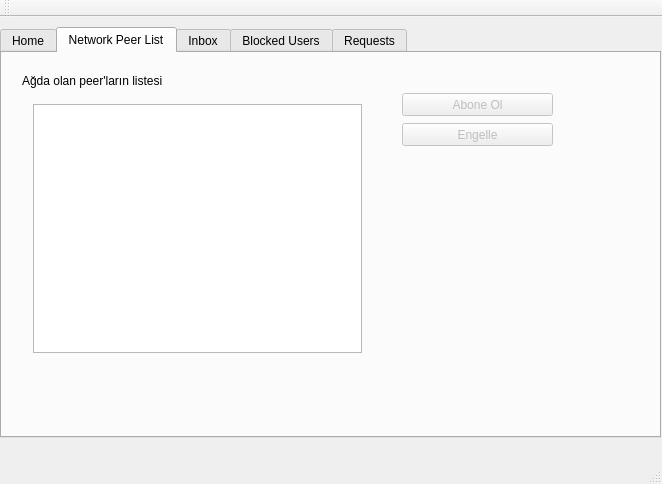
<?xml version="1.0" encoding="UTF-8"?>
<ui version="4.0">
 <class>MainWindow</class>
 <widget class="QMainWindow" name="MainWindow">
  <property name="geometry">
   <rect>
    <x>0</x>
    <y>0</y>
    <width>662</width>
    <height>484</height>
   </rect>
  </property>
  <property name="windowTitle">
   <string>MainWindow</string>
  </property>
  <widget class="QWidget" name="centralWidget">
   <widget class="QTabWidget" name="tabWidget_2">
    <property name="geometry">
     <rect>
      <x>0</x>
      <y>10</y>
      <width>661</width>
      <height>411</height>
     </rect>
    </property>
    <property name="currentIndex">
     <number>1</number>
    </property>
    <widget class="QWidget" name="home">
     <attribute name="title">
      <string>Home</string>
     </attribute>
     <widget class="QLabel" name="label_7">
      <property name="geometry">
       <rect>
        <x>460</x>
        <y>20</y>
        <width>121</width>
        <height>16</height>
       </rect>
      </property>
      <property name="text">
       <string>Aktif Kullanıcılar</string>
      </property>
     </widget>
     <widget class="QLabel" name="label_6">
      <property name="geometry">
       <rect>
        <x>20</x>
        <y>20</y>
        <width>47</width>
        <height>13</height>
       </rect>
      </property>
      <property name="text">
       <string>Yayınlar</string>
      </property>
     </widget>
     <widget class="QPlainTextEdit" name="et_publish_blog">
      <property name="geometry">
       <rect>
        <x>20</x>
        <y>310</y>
        <width>341</width>
        <height>61</height>
       </rect>
      </property>
     </widget>
     <widget class="QPushButton" name="btn_publish_blog">
      <property name="geometry">
       <rect>
        <x>370</x>
        <y>310</y>
        <width>71</width>
        <height>31</height>
       </rect>
      </property>
      <property name="text">
       <string>Yayınla</string>
      </property>
     </widget>
     <widget class="QWidget" name="horizontalLayoutWidget_4">
      <property name="geometry">
       <rect>
        <x>460</x>
        <y>40</y>
        <width>161</width>
        <height>261</height>
       </rect>
      </property>
      <layout class="QHBoxLayout" name="horizontalLayout_5">
       <item>
        <widget class="QListView" name="lw_active_peers">
         <property name="enabled">
          <bool>true</bool>
         </property>
        </widget>
       </item>
      </layout>
     </widget>
     <widget class="QWidget" name="horizontalLayoutWidget_5">
      <property name="geometry">
       <rect>
        <x>20</x>
        <y>40</y>
        <width>421</width>
        <height>261</height>
       </rect>
      </property>
      <layout class="QHBoxLayout" name="horizontalLayout_6">
       <item>
        <widget class="QListView" name="lw_blogs"/>
       </item>
      </layout>
     </widget>
     <widget class="QPushButton" name="btn_get_my_blog">
      <property name="geometry">
       <rect>
        <x>300</x>
        <y>10</y>
        <width>141</width>
        <height>31</height>
       </rect>
      </property>
      <property name="text">
       <string>Kendi Yayınlarım</string>
      </property>
     </widget>
    </widget>
    <widget class="QWidget" name="peerlist">
     <attribute name="title">
      <string>Network Peer List</string>
     </attribute>
     <widget class="QLabel" name="label_8">
      <property name="geometry">
       <rect>
        <x>20</x>
        <y>20</y>
        <width>171</width>
        <height>16</height>
       </rect>
      </property>
      <property name="text">
       <string>Ağda olan peer'ların listesi</string>
      </property>
     </widget>
     <widget class="QPushButton" name="btn_subscribe_user">
      <property name="enabled">
       <bool>false</bool>
      </property>
      <property name="geometry">
       <rect>
        <x>400</x>
        <y>40</y>
        <width>151</width>
        <height>23</height>
       </rect>
      </property>
      <property name="text">
       <string>Abone Ol</string>
      </property>
     </widget>
     <widget class="QPushButton" name="btn_block_user">
      <property name="enabled">
       <bool>false</bool>
      </property>
      <property name="geometry">
       <rect>
        <x>400</x>
        <y>70</y>
        <width>151</width>
        <height>23</height>
       </rect>
      </property>
      <property name="text">
       <string>Engelle</string>
      </property>
     </widget>
     <widget class="QWidget" name="horizontalLayoutWidget_6">
      <property name="geometry">
       <rect>
        <x>20</x>
        <y>40</y>
        <width>351</width>
        <height>271</height>
       </rect>
      </property>
      <layout class="QHBoxLayout" name="horizontalLayout_7">
       <item>
        <widget class="QListView" name="lw_peer_list"/>
       </item>
      </layout>
     </widget>
    </widget>
    <widget class="QWidget" name="inbox">
     <attribute name="title">
      <string>Inbox</string>
     </attribute>
     <widget class="QComboBox" name="comboBox_2">
      <property name="geometry">
       <rect>
        <x>360</x>
        <y>230</y>
        <width>251</width>
        <height>22</height>
       </rect>
      </property>
     </widget>
     <widget class="QLabel" name="label_11">
      <property name="geometry">
       <rect>
        <x>20</x>
        <y>20</y>
        <width>101</width>
        <height>16</height>
       </rect>
      </property>
      <property name="text">
       <string>Gelen Kutusu</string>
      </property>
     </widget>
     <widget class="QLabel" name="label_10">
      <property name="geometry">
       <rect>
        <x>360</x>
        <y>20</y>
        <width>47</width>
        <height>13</height>
       </rect>
      </property>
      <property name="text">
       <string>Mesaj</string>
      </property>
     </widget>
     <widget class="QLabel" name="label_9">
      <property name="geometry">
       <rect>
        <x>360</x>
        <y>210</y>
        <width>47</width>
        <height>13</height>
       </rect>
      </property>
      <property name="text">
       <string>Kime</string>
      </property>
     </widget>
     <widget class="QPushButton" name="pushButton_4">
      <property name="geometry">
       <rect>
        <x>540</x>
        <y>260</y>
        <width>75</width>
        <height>23</height>
       </rect>
      </property>
      <property name="text">
       <string>Yolla</string>
      </property>
     </widget>
     <widget class="QWidget" name="horizontalLayoutWidget_7">
      <property name="geometry">
       <rect>
        <x>20</x>
        <y>40</y>
        <width>331</width>
        <height>261</height>
       </rect>
      </property>
      <layout class="QHBoxLayout" name="horizontalLayout_8">
       <item>
        <widget class="QListWidget" name="listWidget_4"/>
       </item>
       <item>
        <widget class="QScrollBar" name="verticalScrollBar_7">
         <property name="orientation">
          <enum>Qt::Vertical</enum>
         </property>
        </widget>
       </item>
      </layout>
     </widget>
     <widget class="QWidget" name="horizontalLayoutWidget_8">
      <property name="geometry">
       <rect>
        <x>360</x>
        <y>40</y>
        <width>251</width>
        <height>161</height>
       </rect>
      </property>
      <layout class="QHBoxLayout" name="horizontalLayout_9">
       <item>
        <widget class="QPlainTextEdit" name="plainTextEdit_4"/>
       </item>
      </layout>
     </widget>
    </widget>
    <widget class="QWidget" name="blockusr">
     <attribute name="title">
      <string>Blocked Users</string>
     </attribute>
     <widget class="QWidget" name="horizontalLayoutWidget_9">
      <property name="geometry">
       <rect>
        <x>30</x>
        <y>50</y>
        <width>591</width>
        <height>141</height>
       </rect>
      </property>
      <layout class="QHBoxLayout" name="horizontalLayout_10">
       <item>
        <widget class="QListWidget" name="listWidget_5"/>
       </item>
       <item>
        <widget class="QScrollBar" name="verticalScrollBar_8">
         <property name="orientation">
          <enum>Qt::Vertical</enum>
         </property>
        </widget>
       </item>
      </layout>
     </widget>
     <widget class="QLabel" name="label_12">
      <property name="geometry">
       <rect>
        <x>30</x>
        <y>20</y>
        <width>121</width>
        <height>16</height>
       </rect>
      </property>
      <property name="text">
       <string>Engellenmiş Peer Listesi</string>
      </property>
     </widget>
     <widget class="QPushButton" name="pushButton_6">
      <property name="geometry">
       <rect>
        <x>30</x>
        <y>240</y>
        <width>75</width>
        <height>23</height>
       </rect>
      </property>
      <property name="text">
       <string>Engelli Kaldır</string>
      </property>
     </widget>
     <widget class="QComboBox" name="comboBox_3">
      <property name="geometry">
       <rect>
        <x>30</x>
        <y>210</y>
        <width>341</width>
        <height>22</height>
       </rect>
      </property>
     </widget>
    </widget>
    <widget class="QWidget" name="tab_8">
     <attribute name="title">
      <string>Requests</string>
     </attribute>
     <widget class="QWidget" name="horizontalLayoutWidget">
      <property name="geometry">
       <rect>
        <x>90</x>
        <y>60</y>
        <width>160</width>
        <height>80</height>
       </rect>
      </property>
      <layout class="QHBoxLayout" name="horizontalLayout">
       <item>
        <widget class="QListWidget" name="listWidget"/>
       </item>
      </layout>
     </widget>
     <widget class="QPushButton" name="pushButton_2">
      <property name="geometry">
       <rect>
        <x>200</x>
        <y>350</y>
        <width>75</width>
        <height>23</height>
       </rect>
      </property>
      <property name="text">
       <string>Engelle</string>
      </property>
     </widget>
     <widget class="QPushButton" name="pushButton_8">
      <property name="geometry">
       <rect>
        <x>400</x>
        <y>350</y>
        <width>75</width>
        <height>23</height>
       </rect>
      </property>
      <property name="text">
       <string>Onayla</string>
      </property>
     </widget>
     <widget class="QWidget" name="horizontalLayoutWidget_2">
      <property name="geometry">
       <rect>
        <x>360</x>
        <y>60</y>
        <width>160</width>
        <height>80</height>
       </rect>
      </property>
      <layout class="QHBoxLayout" name="horizontalLayout_2">
       <item>
        <widget class="QListWidget" name="listWidget_2"/>
       </item>
      </layout>
     </widget>
     <widget class="QLabel" name="label_2">
      <property name="geometry">
       <rect>
        <x>360</x>
        <y>30</y>
        <width>201</width>
        <height>16</height>
       </rect>
      </property>
      <property name="text">
       <string>Bana abone olanlar</string>
      </property>
     </widget>
    </widget>
   </widget>
  </widget>
  <widget class="QMenuBar" name="menuBar">
   <property name="geometry">
    <rect>
     <x>0</x>
     <y>0</y>
     <width>662</width>
     <height>22</height>
    </rect>
   </property>
  </widget>
  <widget class="QToolBar" name="mainToolBar">
   <attribute name="toolBarArea">
    <enum>TopToolBarArea</enum>
   </attribute>
   <attribute name="toolBarBreak">
    <bool>false</bool>
   </attribute>
  </widget>
  <widget class="QStatusBar" name="statusBar"/>
 </widget>
 <layoutdefault spacing="6" margin="11"/>
 <resources/>
 <connections/>
</ui>
